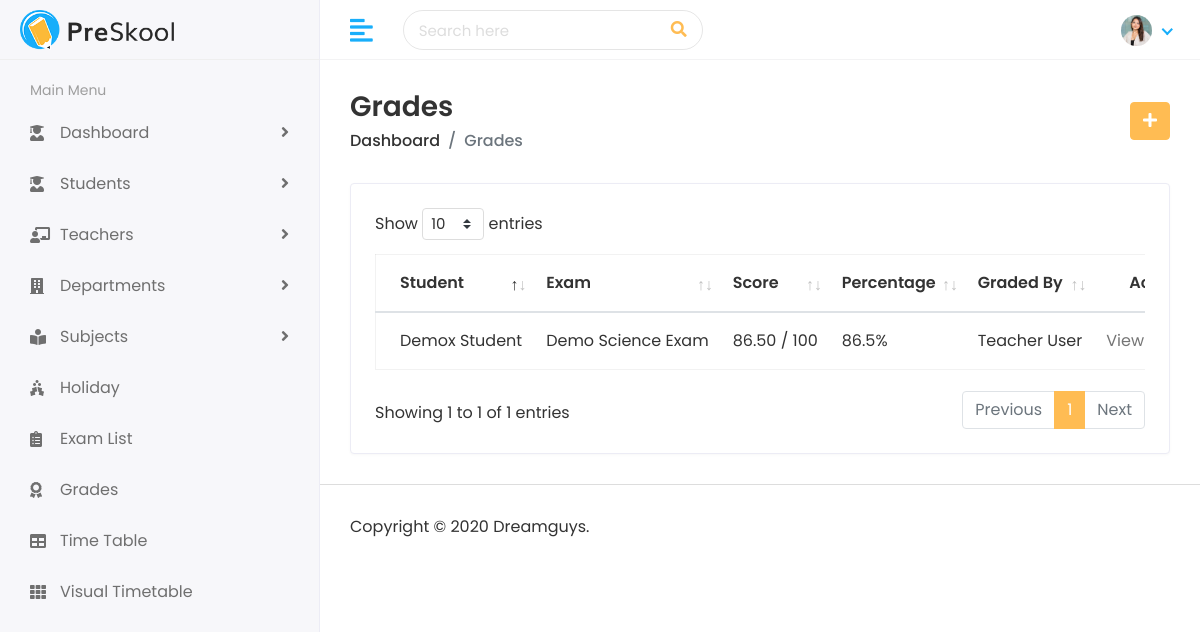
/results/ (signed in), run on an earlier commit of the app's database.
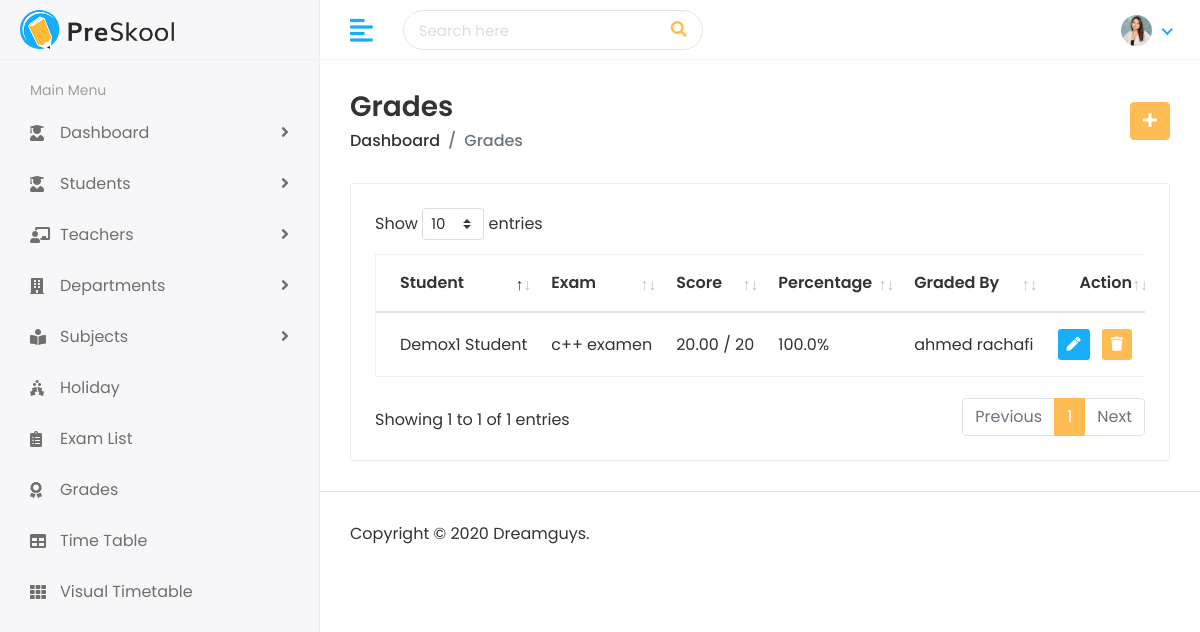
And on a later commit of the database.
### faculty/models.py (models this page shows, shortened)
class ExamResult(models.Model):
    exam = models.ForeignKey(
        Exam,
        on_delete=models.CASCADE,
        related_name="results",
    )
    student = models.ForeignKey(
        "student.Student",
        on_delete=models.CASCADE,
        related_name="exam_results",
    )
    graded_by = models.ForeignKey(
        TeacherProfile,
        on_delete=models.SET_NULL,
        related_name="graded_results",
        null=True,
        blank=True,
    )
    marks_obtained = models.DecimalField(max_digits=5, decimal_places=2)
    remarks = models.CharField(max_length=255, blank=True)
    created_at = models.DateTimeField(auto_now_add=True)
    class Meta:
        ordering = ["-created_at"]
        constraints = [
            models.UniqueConstraint(
                fields=["exam", "student"],
                name="faculty_examresult_exam_id_student_id_f56d79ff_uniq",
            )
        ]
    @property
    def percentage(self):
        if not self.exam.total_marks:
            return 0
        return round((float(self.marks_obtained) / self.exam.total_marks) * 100, 2)

class Exam(models.Model):
    subject = models.ForeignKey(
        Subject,
        on_delete=models.CASCADE,
        related_name="exams",
    )
    teacher = models.ForeignKey(
        TeacherProfile,
        on_delete=models.SET_NULL,
        related_name="exams",
        null=True,
        blank=True,
    )
    title = models.CharField(max_length=150)
    target_class = models.CharField(max_length=50)
    section = models.CharField(max_length=10)
    exam_date = models.DateField()
    start_time = models.TimeField()
    end_time = models.TimeField()
    total_marks = models.PositiveIntegerField(default=100)
    description = models.TextField(blank=True)
    class Meta:
        ordering = ["exam_date", "start_time"]

class TeacherProfile(models.Model):
    user = models.OneToOneField(
        settings.AUTH_USER_MODEL,
        on_delete=models.SET_NULL,
        related_name="teacher_profile",
        null=True,
        blank=True,
    )
    department = models.ForeignKey(
        Department,
        on_delete=models.SET_NULL,
        related_name="teachers",
        null=True,
        blank=True,
    )
    employee_id = models.CharField(max_length=20, unique=True)
    first_name = models.CharField(max_length=100)
    last_name = models.CharField(max_length=100)
    email = models.EmailField(unique=True)
    phone_number = models.CharField(max_length=20)
    qualification = models.CharField(max_length=255)
    hire_date = models.DateField()
    is_active = models.BooleanField(default=True)
    created_at = models.DateTimeField(auto_now_add=True)
    class Meta:
        ordering = ["first_name", "last_name"]
    @property
    def full_name(self):
        return f"{self.first_name} {self.last_name}".strip()

### student/models.py (models this page shows, shortened)
class Student(models.Model):
    GENDER_CHOICES = [("Male", "Male"), ("Female", "Female")]
    user = models.OneToOneField(
        settings.AUTH_USER_MODEL,
        on_delete=models.SET_NULL,
        related_name="student_profile",
        null=True,
        blank=True,
    )
    first_name = models.CharField(max_length=100)
    last_name = models.CharField(max_length=100)
    student_id = models.CharField(max_length=20, unique=True)
    gender = models.CharField(max_length=10, choices=GENDER_CHOICES)
    date_of_birth = models.DateField()
    student_class = models.CharField(max_length=50)
    joining_date = models.DateField()
    mobile_number = models.CharField(max_length=15)
    admission_number = models.CharField(max_length=20, unique=True)
    section = models.CharField(max_length=10)
    student_image = models.FileField(upload_to="students/", blank=True, null=True)
    parent = models.OneToOneField(
        Parent,
        on_delete=models.CASCADE,
        related_name="student",
    )
    class Meta:
        ordering = ["first_name", "last_name"]
    @property
    def full_name(self):
        return f"{self.first_name} {self.last_name}".strip()

### faculty/views.py (the view)
# urls.py: path("results/", views.result_list, name="result_list"),
@login_required
def result_list(request):
    results = ExamResult.objects.select_related("exam", "student", "graded_by").all()
    manageable_result_ids = []
    if request.user.is_teacher and not user_is_admin(request.user):
        teacher_profile = teacher_profile_for_user(request.user)
        if teacher_profile is not None:
            manageable_result_ids = list(
                ExamResult.objects.filter(
                    Q(exam__teacher=teacher_profile) | Q(graded_by=teacher_profile)
                ).values_list("id", flat=True)
            )
    return render(
        request,
        "faculty/result-list.html",
        {"results": results, "manageable_result_ids": manageable_result_ids},
    )

### faculty/views.py (called while the page is built)
def teacher_profile_for_user(user):
    return getattr(user, "teacher_profile", None)

def user_is_admin(user):
    return user.is_superuser or user.is_admin

### home_auth/models.py (called while the page is built)
    @property
    def role(self):
        if self.is_superuser or self.is_admin:
            return "Admin"
        if self.is_teacher:
            return "Teacher"
        if self.is_student:
            return "Student"
        return "User"

### templates/faculty/result-list.html (shortened to what this page needs)
{% extends 'Home/base.html' %}
{% block page_title %}Grades{% endblock %}
{% block breadcrumb_title %}Grades{% endblock %}
{% block page_actions %}
    {% if request.user.is_admin or request.user.is_teacher or request.user.is_superuser %}
        <a href="{% url 'result_add' %}" class="btn btn-primary"><i class="fas fa-plus"></i></a>
    {% endif %}
{% endblock %}
{% block body %}
<div class="row">
    <div class="col-sm-12">
        <div class="card card-table">
            <div class="card-body">
                <div class="table-responsive">
                    <table class="table table-hover table-center mb-0 datatable">
                        <thead>
                            <tr>
                                <th>Student</th>
                                <th>Exam</th>
                                <th>Score</th>
                                <th>Percentage</th>
                                <th>Graded By</th>
                                {% if request.user.is_admin or request.user.is_teacher or request.user.is_superuser %}
                                    <th class="text-right">Action</th>
                                {% endif %}
                            </tr>
                        </thead>
                        <tbody>
                            {% for result in results %}
                                <tr>
                                    <td>{{ result.student.full_name }}</td>
                                    <td>{{ result.exam.title }}</td>
                                    <td>{{ result.marks_obtained }} / {{ result.exam.total_marks }}</td>
                                    <td>{{ result.percentage }}%</td>
                                    <td>{{ result.graded_by.full_name|default:"Not assigned" }}</td>
                                    {% if request.user.is_admin or request.user.is_teacher or request.user.is_superuser %}
                                        <td class="text-right">
                                            {% if request.user.is_admin or request.user.is_superuser or result.id in manageable_result_ids %}
                                                <div class="actions">
                                                    <a href="{% url 'result_edit' result.id %}" class="btn btn-sm bg-success-light mr-2">
                                                        <i class="fas fa-pen"></i>
                                                    </a>
                                                    <form action="{% url 'result_delete' result.id %}" method="post" style="display:inline;">
                                                        <button type="submit" class="btn btn-sm bg-danger-light" onclick="return confirm('Are you sure you want to delete this result?');">
                                                            <i class="fas fa-trash"></i>
                                                        </button>
                                                    </form>
                                                </div>
                                            {% else %}
                                                <span class="text-muted">View only</span>
                                            {% endif %}
                                        </td>
                                    {% endif %}
                                </tr>
                            {% empty %}
                                <tr><td colspan="{% if request.user.is_admin or request.user.is_teacher or request.user.is_superuser %}6{% else %}5{% endif %}">No grades recorded.</td></tr>
                            {% endfor %}
                        </tbody>
                    </table>
                </div>
            </div>
        </div>
    </div>
</div>
{% endblock %}

What changed in the data, as far as the page shows it:
removed ExamResult: student.full_name "Demox Student", exam "Demo Science Exam", marks_obtained "86.50", exam.total_marks "100", percentage "86.5", graded_by.full_name "Teacher User", shows "View…"
added ExamResult: student.full_name "Demox1 Student", exam "c++ examen", marks_obtained "20.00", exam.total_marks "20", percentage "100.0", graded_by.full_name "ahmed rachafi"
